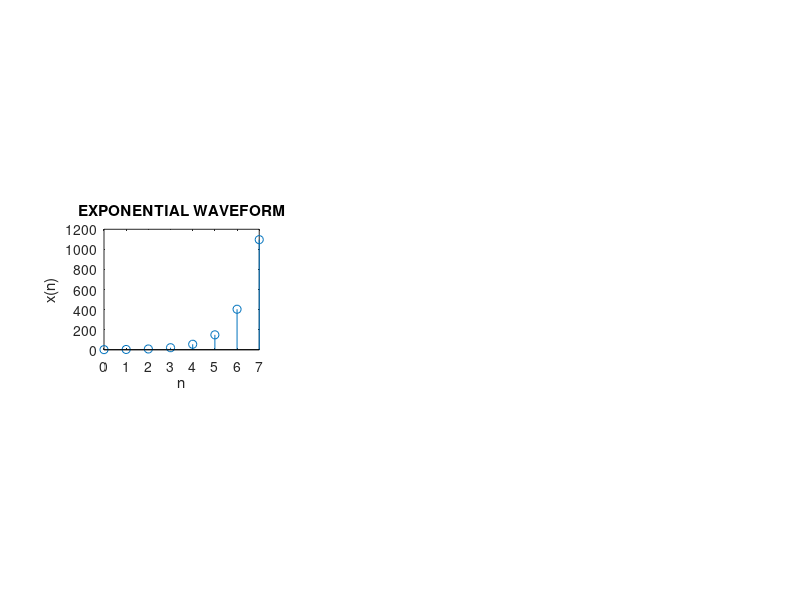

Reproduce this figure in MATLAB.
clc;
clear all;
close all;
N=8;
n=0:1:N-1;
x=exp(n);
subplot(3,3,4);
stem(n,x );
xlabel('n');
ylabel('x(n)');
title('EXPONENTIAL WAVEFORM');
